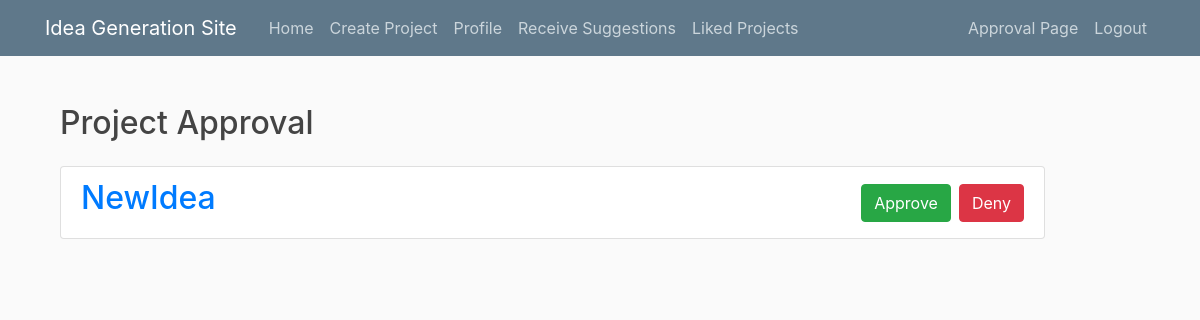
The app's page /project/approval/ (signed in), older data.
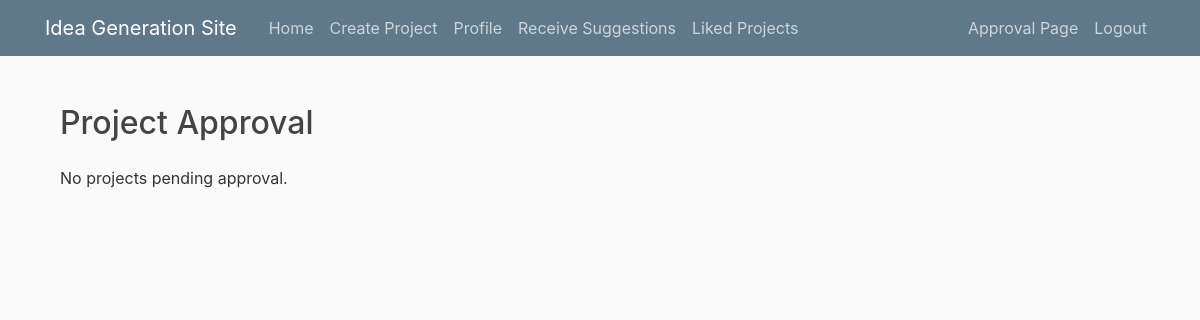
The same page, newer data.
### users/models.py (models this page shows, shortened)
class Project(models.Model):
    title = models.CharField(max_length=100, verbose_name='Title')
    description = models.TextField(blank=True, verbose_name='Description')
    skills = models.ManyToManyField('Skill')
    date_posted = models.DateTimeField(default=timezone.now)
    author = models.ForeignKey(User, on_delete=models.CASCADE)
    likes = models.PositiveIntegerField(default=0)
    approved = models.BooleanField(default=False)  # New field for project approval

### main/views.py (the view)
# urls.py: path('project/approval/', views.project_approval, name='project_approval'),
@staff_member_required  # Ensures only staff members can access this view
def project_approval(request):
    projects = Project.objects.filter(approved=False)  # Get unapproved projects
    context = {'projects': projects}
    return render(request, 'main/project_approval.html', context)

### main/templates/main/project_approval.html (shortened to what this page needs)
{% extends "main/base.html" %}
{% block content %}
  <div class="container">
    <h2 class="mt-4">Project Approval</h2>
    {% if projects %}
      <ul class="list-group mt-4">
        {% for project in projects %}
          <li class="list-group-item">
            <div class="d-flex justify-content-between align-items-center">
              <h2><a class="article-title" href="{% url 'post-detail' project.id %}">{{ project.title }}</a></h2>
              <div class="btn-group">
                <form method="post" action="{% url 'approve_project' project.id %}">
                  <button type="submit" class="btn btn-success mr-2">Approve</button>
                </form>
                <form method="post" action="{% url 'deny_project' project.id %}">
                  <button type="submit" class="btn btn-danger">Deny</button>
                </form>
              </div>
            </div>
          </li>
        {% endfor %}
      </ul>
    {% else %}
      <p class="mt-4">No projects pending approval.</p>
    {% endif %}
  </div>
{% endblock %}

Row changes from the older to the newer data that the page shows:
removed Project: title "NewIdea"
Text that changed along with them:
text now shown: "No projects pending approval."
